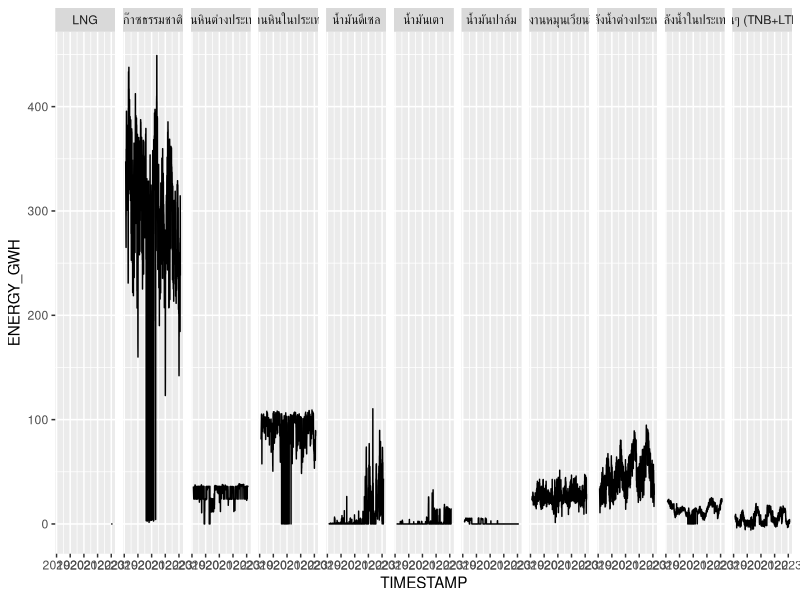

The R source for this figure:
library(tidyverse)
library(lubridate)

genFuel <-read.csv("data/controlGenFuel.csv") 

genFuel$TIMESTAMP <- as.POSIXct(genFuel$TIMESTAMP, format = "%m/%d/%Y %H:%M")

genFuel%>% # filter(FUELSUP == "ถ่านหินต่างประเทศ") %>%
  ggplot(aes(x = TIMESTAMP, y = ENERGY_GWH, group = FUELSUP)) +
  geom_line() + 
  facet_grid(~FUELSUP)
